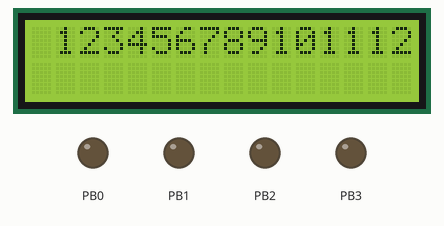
Recording of a program running on a simulated ATmega16, built with avr-gcc and emulated at 16 MHz. Shown: 16×2 character LCD, output pins drawn as LEDs (lit = HIGH). Wiring (inferred from the signals the program sends): character LCD (HD44780): RS PA0; E PA1; data PA4, PA5, PA6, PA7. The character LCD is taken to start in 4-bit mode; pins used as bus, display or sensor lines are not drawn; what the program prints to the serial monitor is not drawn.

Above: at 8.4 s.

The program:

SIM900.c
```c
#define F_CPU 16000000
#include <avr/io.h>
#include "usart.h"
#include "lcd.h"
#include <compat/deprecated.h>
#include <avr/interrupt.h>
char x[13];
int a=0,i=0;
void ctrlz(void);
SIGNAL(USART_RXC_vect)
{
	x[i]=UDR;
	if (i==13)
	{
		i=0;
	}
	else
	{
		i++;
	}
}
int main(void)
{

	init_usart(103);
	sei();
	lcd_init();
	DDRB=0x0f;
	PORTB=0xf0;
	while(1)
	{

				transmit_string("AT+CMGF=1\r\n");
				_delay_ms(1000);
				transmit_string("AT+CMGS=");
				_delay_ms(1000);
				transmit_char('"');
				_delay_ms(1000);
				transmit_string("9096360288");
				_delay_ms(1000);
				transmit_char('"');
				_delay_ms(1000);
				transmit_string("\r\n");
				_delay_ms(1000);
				transmit_string("MEDITRONICS");
				_delay_ms(1000);
				//transmit_char(26);
				ctrlz();
	            _delay_ms(1000);
				ctrlz();
			lcd_goto(1,1);
			for (a=1;a<=13;a++)
			{
				lcd_printi(a);
			}
	}
}
void ctrlz()
{
	loop_until_bit_is_set(UCSRA,UDRE);
	UDR=26;
}
```

usart.h
```c
#include <avr/io.h>    							// The necessary header file required for avr atmega 16/32
#include <util/delay.h>							// Header file required for Delay
#include<compat/deprecated.h>					// Used for the commands like sbi,cbi,bit_is_clear etc..
#include<stdlib.h>

#ifndef __USART_H__
#define __USART_H__

#if defined (__AVR_ATmega16__) || (__AVR_ATmega32__) || (__AVR_ATmega16A__) || (__AVR_ATmega8__)

void init_usart(char);
void transmit_char(char);
void transmit_string(char *);

//USART
void init_usart(char baud)
{
	//Communication protocol set
	//with 1 stop bit & 8 data bits
	UCSRC=(1<<UCSZ1)|(1<<UCSZ0)|(1<<URSEL);

	//Reception & transmission is enabled
	//Reception of data will occur on interrupt
	UCSRB=(1<<RXEN)|(1<<TXEN)|(1<<RXCIE);

	//Baud rate = 9600
	UBRRH=0x00;
	UBRRL=baud;
}

void transmit_char(char data)
{
	loop_until_bit_is_set(UCSRA,UDRE);
	UDR=data;
}

void transmit_string(char *data)
{
	while(*data)
	{
		transmit_char(*data);
		data++;
	}

}

unsigned char USART_Receive( void )
{
	/* Wait for data to be received */
	while ( !(UCSRA & (1<<RXC)) )
	;
	/* Get and return received data from buffer */
	return UDR;
}
#else
#error Invalid MCU
#endif
#endif
```

lcd.h
```c
#include <avr/io.h>    							// The necessary header file required for avr atmega 16/32
#include <util/delay.h>							// Header file required for Delay
#include<compat/deprecated.h>					// Used for the commands like sbi,cbi,bit_is_clear etc..
#include<stdlib.h>

#ifndef __LCD_H__
#define __LCD_H__

#if defined (__AVR_ATmega16__) || (__AVR_ATmega32__) || (__AVR_ATmega16A__)
#define LCD_PORT PORTA							// PortA as LCD command port
#define LCD_PORT_FOUND 1

#define LCD_DDR  DDRA
#elif defined (__AVR_ATmega8__)
#define LCD_PORT_FOUND 1
#define LCD_PORT PORTD							// PortA as LCD command port
#define LCD_DDR  DDRD
#else
#error INVALID MCU
#endif
#endif
#if defined (LCD_PORT_FOUND)

#define rs 0									// connect RS pin to LCD_C_PORT ie PA0								// connect RW pin to LCD_C_PORT	ie PA6
#define en 1									// connect EN pin to LCD_C_PORT ie PA1

void lcd_init(void);							// Function to init lcd ie to start display ,4 bit mode, cursor ON, etc

void write_command(unsigned char comm);			// Function to write command in lcd

void write_data(unsigned char lcd_data);		// Fuction to write data in lcd

void ilabs_lcd_prints(char *print_str);			// Function to print String On LCD

void lcd_printi(int num);

void lcd_clrscr(void);

void lcd_goto(uint8_t,uint8_t);

void lcd_printc(char);

//LCD
void lcd_init(void)
{
	_delay_ms(300);

	LCD_DDR=0b11110011;					//Initialize the LCD port first

	write_command(0x80);					//initial address of DDRAM for first line
	write_command(0x28);					//To select 4 bit data

	write_command(0x0e);					//Command to on the display & cursor blink/blink off
	write_command(0x01);					//Command to clear LCD display

	write_command(0x06);					//Command for character entry mode
}

void write_command(unsigned char comm)
{

	_delay_ms(2);
	LCD_PORT=((comm & 0xF0)|(1<<en)); 	//Sending 4 MSB bits of command, & Enable=1,RW=0,RS=0;
	cbi(LCD_PORT,en);

	LCD_PORT=((comm<<4)|(1<<en)); 		//Sending 4 LSB bits of command
	cbi(LCD_PORT,en);
}


 void write_data(unsigned char lcd_data)
{
	_delay_ms(2);

	LCD_PORT=((lcd_data & 0xF0)|(1<<en)|(1<<rs)); 	//Sending 4 MSB bits of command, & Enable=1,RW=0,RS=1;
	cbi(LCD_PORT,en);

	LCD_PORT=((lcd_data<<4)|(1<<en)|(1<<rs)); 		//Sending 4 LSB bits of command
	cbi(LCD_PORT,en);
}

void lcd_prints(char *print_str)
{
	while(*print_str)
	{
		if(*print_str=='\0')
		break;
		write_data(*print_str);
		print_str++;
	}
}

void lcd_printi(int num)
{
	char buff[]={'0','0','0','0','0'};
	itoa(num,buff,10);
	lcd_prints(buff);
}

void lcd_printc(char data)
{
		if(data=='\n')
			lcd_goto(0,2);
		write_data(data);
}
void lcd_goto(uint8_t x,uint8_t y)
{
	if(y==1)
		write_command(0x80|x);
	else if(y==2)
		write_command(0xC0|x);
}

void lcd_clrscr(void)
{
	write_command(0x01);
	_delay_ms(3);
	write_command(0x80);
}
#endif
```
